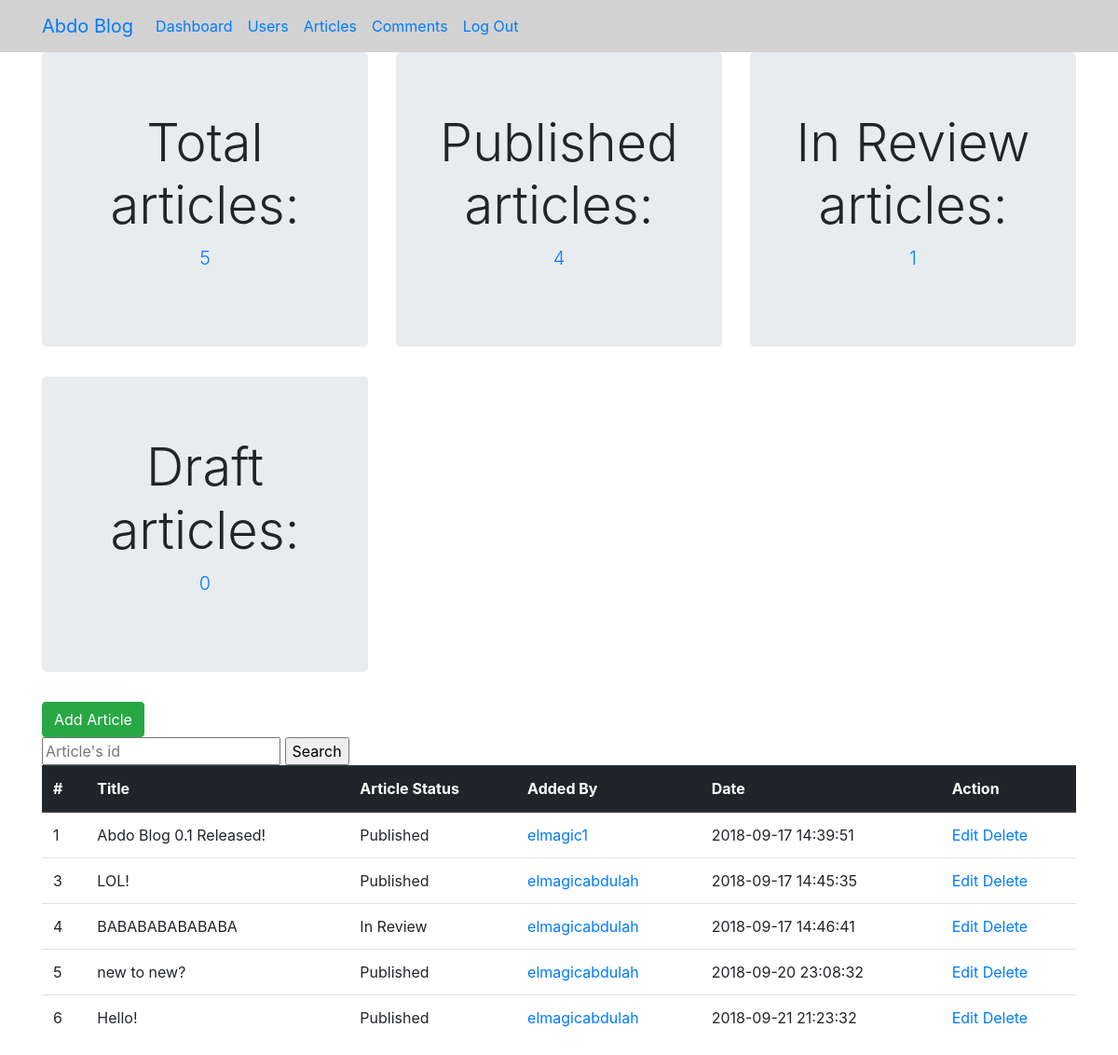
Screenshot of /dashboard/articles.php (signed in) with the database file from the repository.
### tables this page shows
CREATE TABLE IF NOT EXISTS `articles` (
  `id` int(11) NOT NULL,
  `title` text NOT NULL,
  `body` longtext NOT NULL,
  `articleStatus` tinyint(4) NOT NULL COMMENT '1 means published. 2 means in review. 3 means draft',
  `addedBy` int(11) NOT NULL COMMENT 'the id of the user who added the article',
  `publish_date` datetime NOT NULL DEFAULT CURRENT_TIMESTAMP
);

CREATE TABLE IF NOT EXISTS `users` (
  `id` int(11) NOT NULL,
  `username` varchar(255) NOT NULL,
  `password` varchar(255) NOT NULL,
  `email` varchar(255) NOT NULL,
  `userStatus` tinyint(4) NOT NULL DEFAULT '1',
  `userPermission` tinyint(4) NOT NULL DEFAULT '3' COMMENT '1 for admins. 2 for mods. 3 for authors'
);

### init.php (called while the page is built, shortened)
<?php
$blog_home = "/blog";
$dashboard_home = $blog_home . "/dashboard";
$css = "css/";

### dashboard/articles.php (the view, shortened to what this page needs)
<?php
include "../init.php";
if(isset($_SESSION['username']) && isset($_SESSION['id']) && isset($_SESSION['usertype'])) {
    include "includes/header.php";
    $do = isset($_GET['do']) ? $_GET['do'] : 'manage';
    if($do == 'manage') {
                if(isset($_GET['articleid'])) {
                    $articleid = $_GET['articleid'];
                    $stmt = $conn->prepare("SELECT id, title, articleStatus, addedBy, publish_date FROM `articles` WHERE id = ?");
                    $stmt->execute(array($articleid));
                    $count = $stmt->rowCount();
                if($count > 0) {
                    $row = $stmt->fetch();
                    ?>
<div class="container table-responsive">
    <table class="table">
        <thead class="thead-dark">
            <tr>
                <th scope="col">#</th>
                <th scope="col">Title</th>
                <th scope="col">Article Status</th>
                <th scope="col">Added By</th>
                <th scope="col">Date</th>
                <th scope="col">Action</th>
            </tr>
        </thead>
        <tbody>
            <?php
                    if($row['articleStatus'] == 1) {
                        $article_status = 'Published';
                    } elseif($row['articleStatus'] == 2) {
                        $article_status = "In Review";
                    } elseif($row['articleStatus'] == 3) {
                        $article_status = "Draft";
                    }
                    $stmt = $conn->prepare("SELECT username FROM `users` WHERE id = ?");
                    $stmt->execute(array($row['addedBy']));
                    $added_by = $stmt->fetch()['username'];
                    echo '<tr scope="row">
                    <td>' . $row['id'] . '</td>
                    <td>' . $row['title'] . '</td>
                    <td>' . $article_status . '</td>
                    <td><a href="users.php?userid=' . $row['addedBy'] . '">' . $added_by . '</a></td>
                    <td>' . $row['publish_date'] . '</td>
                    <td>';
                    if($_SESSION['usertype'] < 3 || $_SESSION['id'] == $row['addedBy']) {
                        echo '<a href="articles.php?do=edit&articleid=' . $row['id'] . '">Edit</a>
                        <a href="articles.php?do=delete&articleid=' . $row['id'] . '">Delete</a>';
                    } else {
                        echo 'None';
                    }
                    echo '</td>
                    </tr>';
              ?>
        </tbody>
    </table>
</div>
<?php
                } else {
                  redirect($dashboard_home . '/articles.php', '<div class="alert alert-danger" role="alert">
                  This Article does not exist, You will be redirected in 3 seconds
                </div>', 3);
                }
                } else {
                $stmt = $conn->prepare("SELECT id, title, articleStatus, addedBy, publish_date FROM `articles`");
                $stmt->execute();
                $rows = $stmt->fetchAll();
                $total_articles = $stmt->rowCount();
                $published_articles = 0;
                $inreview_articles = 0;
                $draft_articles = 0;
                foreach($rows as $row) {
                    if($row['articleStatus'] == 1) {
                        $published_articles += 1;
                    } elseif($row['articleStatus'] == 2) {
                        $inreview_articles += 1;
                    } elseif($row['articleStatus'] == 3) {
                        $draft_articles += 1;
                    }
                }
        ?>
<div class="site-stats">
    <div class="container">
        <div class="row">
            <div class="col-6 col-md-4">
                <div class="jumbotron text-center">
                    <h1 class="display-4">Total articles:</h1>
                    <p class="lead"><a href="<?php echo $dashboard_home . '/articles.php'; ?>">
                            <?php echo $total_articles; ?></a></p>
                </div>
            </div>
            <div class="col-6 col-md-4">
                <div class="jumbotron text-center">
                    <h1 class="display-4">Published articles:</h1>
                    <p class="lead"><a href="<?php echo $dashboard_home . '/articles.php?orderby=published'; ?>">
                            <?php echo $published_articles; ?></a></p>
                </div>
            </div>
            <div class="col-6 col-md-4">
                <div class="jumbotron text-center">
                    <h1 class="display-4">In Review articles:</h1>
                    <p class="lead"><a href="<?php echo $dashboard_home . '/articles.php?orderby=inreview'; ?>">
                            <?php echo $inreview_articles; ?></a></p>
                </div>
            </div>
            <div class="col-6 col-md-4">
                <div class="jumbotron text-center">
                    <h1 class="display-4">Draft articles:</h1>
                    <p class="lead"><a href="<?php echo $dashboard_home . '/articles.php?orderby=draft'; ?>">
                            <?php echo $draft_articles; ?></a></p>
                </div>
            </div>
        </div>
    </div>
</div>
<div class="control-articles">
    <div class="container">
        <a href="articles.php?do=add" class="btn btn-success">Add Article</a>
        <form action="<?php echo $_SERVER['PHP_SELF']; ?>">
            <input type="number" min="1" name="articleid" placeholder="Article's id">
            <input type="submit" value="Search">
        </form>
    </div>
</div>
<div class="container table-responsive">
    <table class="table">
        <thead class="thead-dark">
            <tr>
                <th scope="col">#</th>
                <th scope="col">Title</th>
                <th scope="col">Article Status</th>
                <th scope="col">Added By</th>
                <th scope="col">Date</th>
                <th scope="col">Action</th>
            </tr>
        </thead>
        <tbody>
            <?php
                    foreach($rows as $row) {
                        if($row['articleStatus'] == 1) {
                            $article_status = 'Published';
                        } elseif($row['articleStatus'] == 2) {
                            $article_status = "In Review";
                        } elseif($row['articleStatus'] == 3) {
                            $article_status = "Draft";
                        }
                        $stmt = $conn->prepare("SELECT username FROM `users` WHERE id = ?");
                        $stmt->execute(array($row['addedBy']));
                        $added_by = $stmt->fetch()['username'];
                        echo '<tr scope="row">
                    <td>' . $row['id'] . '</td>
                    <td>' . $row['title'] . '</td>
                    <td>' . $article_status . '</td>
                    <td><a href="users.php?userid=' . $row['addedBy'] . '">' . $added_by . '</a></td>
                    <td>' . $row['publish_date'] . '</td>
                    <td>';
                    if($_SESSION['usertype'] < 3 || $_SESSION['id'] == $row['addedBy']) {
                        echo '<a href="articles.php?do=edit&articleid=' . $row['id'] . '">Edit</a>
                        <a href="articles.php?do=delete&articleid=' . $row['id'] . '">Delete</a>';
                    } else {
                        echo 'None';
                    }
                    echo '</td>
                    </tr>';
                    }
              ?>
        </tbody>
    </table>
</div>
<?php
                }
    }
    include "includes/footer.php";
} else {
    redirect('/blog/login.php');
}

### dashboard/includes/header.php (shortened to what this page needs)
<!DOCTYPE html>
<html lang="en">
<head>
  <link rel="stylesheet" <?php echo "href=" . $css . "bootstrap.min.css"; ?>>
  <link rel="stylesheet" <?php echo "href=" . $css ."style.css" ?>>
</head>
<body>
  <nav class="navbar navbar-expand-lg">
    <div class="container">
      <a class="navbar-brand" href="<?php echo $blog_home; ?>">Abdo Blog</a>
      <div class="collapse navbar-collapse" id="navbarNavDropdown">
        <ul class="navbar-nav">
          <li class="nav-item">
            <a class="nav-link" href="<?php echo $dashboard_home; ?>">Dashboard</a>
          </li>
          <?php
          if(isset($_SESSION['usertype'])) {
            if($_SESSION['usertype'] == 1) {
              echo '<li class="nav-item">
              <a class="nav-link" href="' . $dashboard_home . '/users.php">Users</a>
            </li>';
            }
          }
          ?>
          <li class="nav-item">
          <a class="nav-link" href="<?php echo $dashboard_home; ?>/articles.php">Articles</a>
          </li>
          <li class="nav-item">
            <a class="nav-link" href="<?php echo $dashboard_home; ?>/comments.php">Comments</a>
          </li>
          <li class="nav-item">
            <a class="nav-link" href="<?php echo $dashboard_home; ?>/logout.php">Log Out</a>
          </li>
        </ul>
      </div>
    </div>
  </nav>

### dashboard/includes/footer.php (shortened to what this page needs)
</body>
</html>

### dashboard/css/style.css (style rules this page uses)
.navbar { background-color: #d2d2d2; }

### rows the page displays
articles: id "1", title "Abdo Blog 0.1 Released!", articleStatus "Published", addedBy.username "elmagic1", publish_date "2018-09-17 14:39:51"
articles: id "3", title "LOL!", articleStatus "Published", addedBy.username "elmagicabdulah", publish_date "2018-09-17 14:45:35"
articles: id "4", title "BABABABABABABA", articleStatus "In Review", addedBy.username "elmagicabdulah", publish_date "2018-09-17 14:46:41"
articles: id "5", title "new to new?", articleStatus "Published", addedBy.username "elmagicabdulah", publish_date "2018-09-20 23:08:32"
articles: id "6", title "Hello!", articleStatus "Published", addedBy.username "elmagicabdulah", publish_date "2018-09-21 21:23:32"

### other values shown
$total_articles "5"
$published_articles "4"
$inreview_articles "1"
$draft_articles "0"
